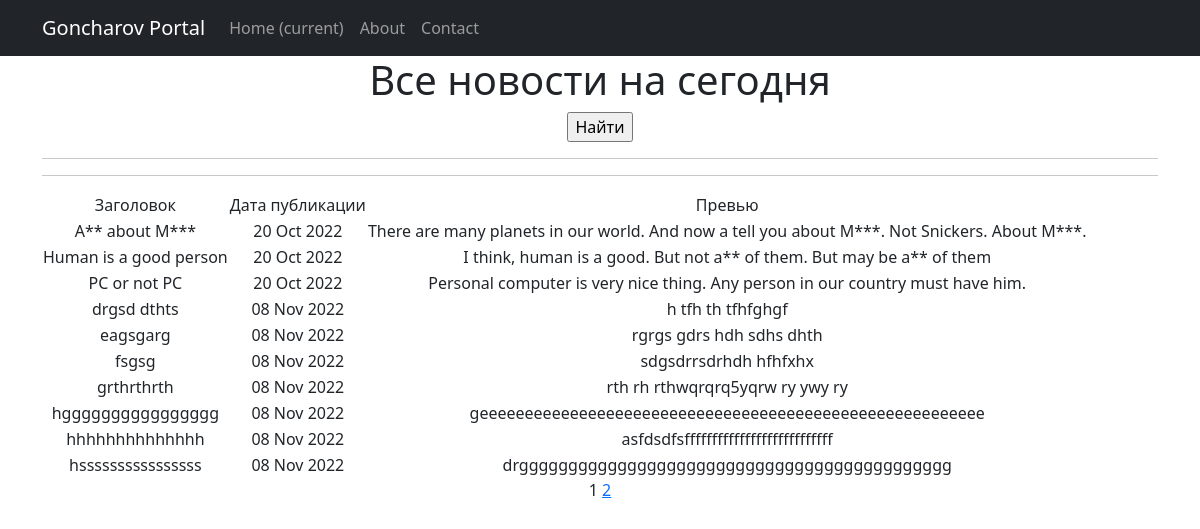
Page /news/ on the committed database.
### news/models.py (models this page shows, shortened)
class Post(models.Model):
    author = models.ForeignKey(Author, on_delete = models.CASCADE)
    NEWS = 'NW'
    ARTICLE = 'AR'
    CATEGORY_CHOICES = (
        (NEWS, 'Новость'),
        (ARTICLE, 'Статья')
    )
    categoryType = models.CharField(max_length=2, choices=CATEGORY_CHOICES, default=NEWS)
    dateCreation = models.DateTimeField(auto_now = True)
    postCategory = models.ManyToManyField(Category, through = 'PostCategory')
    title = models.CharField(max_length = 255, unique=True)
    text = models.TextField()
    rating = models.SmallIntegerField(default = 0)
    class Meta:
        verbose_name= 'Новость'
        verbose_name_plural='Новости'

### news/views.py (the view)
# urls.py: path('', PostList.as_view(), name='post_list'),
class PostList(ListView):
    model = Post
    ordering = 'title'
    template_name = 'news.html'
    context_object_name = 'news'
    paginate_by = 10

### news/templatetags/my_filters.py (called while the page is built)
@register.filter()
def bad_language(text:str):
   DIC_WORDS = [
      'редиска',
      'козел',
      'свинья',
      'all',
      'mars',
      'Редиска',
      'Козел',
      'Свинья',
      'All',
      'Mars',
   ]
   for word in DIC_WORDS:
      if word in text:
            text = text.replace(word, word[0]+'*'*(len(word)-1))
   return text

### templates/news.html (shortened to what this page needs)
{% extends 'flatpages/default.html' %}
{% load my_filters %}
{% block content %}
   <h1>Все новости на сегодня </h1>
    <form action="" method="get">
        <input type="submit" value="Найти" />
    </form>
    <hr>
   <hr>
   {% if news %}
       <table>
           <tr>
               <td>Заголовок</td>
               <td>Дата публикации</td>
               <td>Превью</td>
           </tr>
           {% for post in  news %}
           <tr>
               <td>{{ post.title| bad_language }}</td>
               <td>{{ post.dateCreation| date:'d M Y' }}</td>
               <td>{{ post.text| truncatewords:20 | bad_language }}</td>
                <td>
                </td>
           </tr>
           {% endfor %}
       </table>
   {% else %}
       <h2>Новостей нет!</h2>
   {% endif %}
   {{ page_obj.number }}
   {% if page_obj.has_next %}
      <a href="?page={{ page_obj.next_page_number }}">{{ page_obj.next_page_number }}</a>
   {% endif %}
{% endblock content %}

### rows in the picture
Post: title|bad_language "A** about M***", dateCreation "20 Oct 2022", text|bad_language "There are many planets in our world. And now a tell you about M***. Not Snickers. About M***."
Post: title|bad_language "Human is a good person", dateCreation "20 Oct 2022", text|bad_language "I think, human is a good. But not a** of them. But may be a** of them"
Post: title|bad_language "PC or not PC", dateCreation "20 Oct 2022", text|bad_language "Personal computer is very nice thing. Any person in our country must have him."
Post: title|bad_language "drgsd dthts", dateCreation "08 Nov 2022", text|bad_language "h tfh th tfhfghgf"
Post: title|bad_language "eagsgarg", dateCreation "08 Nov 2022", text|bad_language "rgrgs gdrs hdh sdhs dhth"
Post: title|bad_language "fsgsg", dateCreation "08 Nov 2022", text|bad_language "sdgsdrrsdrhdh hfhfxhx"
Post: title|bad_language "grthrthrth", dateCreation "08 Nov 2022", text|bad_language "rth rh rthwqrqrq5yqrw ry ywy ry"
Post: title|bad_language "hgggggggggggggggg", dateCreation "08 Nov 2022", text|bad_language "geeeeeeeeeeeeeeeeeeeeeeeeeeeeeeeeeeeeeeeeeeeeeeeeeeeeeeee"
Post: title|bad_language "hhhhhhhhhhhhhh", dateCreation "08 Nov 2022", text|bad_language "asfdsdfsfffffffffffffffffffffffffff"
Post: title|bad_language "hssssssssssssssss", dateCreation "08 Nov 2022", text|bad_language "drgggggggggggggggggggggggggggggggggggggggggggg"

### other values in the picture
{{ page_obj.number }} "1"
{{ page_obj.next_page_number }} "2"
